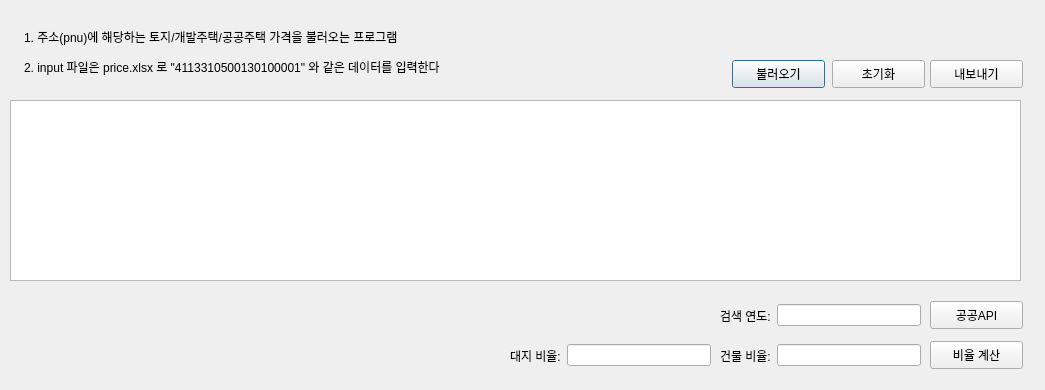
<?xml version="1.0" encoding="UTF-8"?>
<ui version="4.0">
 <class>Dialog</class>
 <widget class="QDialog" name="Dialog">
  <property name="geometry">
   <rect>
    <x>0</x>
    <y>0</y>
    <width>1045</width>
    <height>390</height>
   </rect>
  </property>
  <property name="windowTitle">
   <string>Dialog</string>
  </property>
  <widget class="QPushButton" name="pushButton">
   <property name="geometry">
    <rect>
     <x>732</x>
     <y>60</y>
     <width>93</width>
     <height>28</height>
    </rect>
   </property>
   <property name="text">
    <string>불러오기</string>
   </property>
  </widget>
  <widget class="QTableWidget" name="tableWidget">
   <property name="geometry">
    <rect>
     <x>10</x>
     <y>100</y>
     <width>1011</width>
     <height>181</height>
    </rect>
   </property>
  </widget>
  <widget class="QPushButton" name="pushButton_cal">
   <property name="geometry">
    <rect>
     <x>930</x>
     <y>301</y>
     <width>93</width>
     <height>28</height>
    </rect>
   </property>
   <property name="text">
    <string>공공API</string>
   </property>
  </widget>
  <widget class="QWidget" name="horizontalLayoutWidget">
   <property name="geometry">
    <rect>
     <x>510</x>
     <y>340</y>
     <width>201</width>
     <height>31</height>
    </rect>
   </property>
   <layout class="QHBoxLayout" name="horizontalLayout">
    <item>
     <widget class="QLabel" name="label">
      <property name="text">
       <string>대지 비율:</string>
      </property>
     </widget>
    </item>
    <item>
     <widget class="QLineEdit" name="lineEdit_land"/>
    </item>
   </layout>
  </widget>
  <widget class="QWidget" name="horizontalLayoutWidget_2">
   <property name="geometry">
    <rect>
     <x>720</x>
     <y>340</y>
     <width>201</width>
     <height>31</height>
    </rect>
   </property>
   <layout class="QHBoxLayout" name="horizontalLayout_2">
    <item>
     <widget class="QLabel" name="label_2">
      <property name="text">
       <string>건물 비율:</string>
      </property>
     </widget>
    </item>
    <item>
     <widget class="QLineEdit" name="lineEdit_building"/>
    </item>
   </layout>
  </widget>
  <widget class="QPushButton" name="pushButton_3">
   <property name="geometry">
    <rect>
     <x>832</x>
     <y>60</y>
     <width>93</width>
     <height>28</height>
    </rect>
   </property>
   <property name="text">
    <string>초기화</string>
   </property>
  </widget>
  <widget class="QWidget" name="horizontalLayoutWidget_4">
   <property name="geometry">
    <rect>
     <x>720</x>
     <y>300</y>
     <width>201</width>
     <height>31</height>
    </rect>
   </property>
   <layout class="QHBoxLayout" name="horizontalLayout_4">
    <item>
     <widget class="QLabel" name="label_3">
      <property name="text">
       <string>검색 연도:</string>
      </property>
     </widget>
    </item>
    <item>
     <widget class="QLineEdit" name="lineEdit_year"/>
    </item>
   </layout>
  </widget>
  <widget class="QPushButton" name="pushButton_4">
   <property name="geometry">
    <rect>
     <x>930</x>
     <y>60</y>
     <width>93</width>
     <height>28</height>
    </rect>
   </property>
   <property name="text">
    <string>내보내기</string>
   </property>
  </widget>
  <widget class="QPushButton" name="pushButton_cal_2">
   <property name="geometry">
    <rect>
     <x>930</x>
     <y>341</y>
     <width>93</width>
     <height>28</height>
    </rect>
   </property>
   <property name="text">
    <string>비율 계산</string>
   </property>
  </widget>
  <widget class="QLabel" name="label_4">
   <property name="geometry">
    <rect>
     <x>24</x>
     <y>26</y>
     <width>571</width>
     <height>21</height>
    </rect>
   </property>
   <property name="text">
    <string>1. 주소(pnu)에 해당하는 토지/개발주택/공공주택 가격을 불러오는 프로그램</string>
   </property>
  </widget>
  <widget class="QLabel" name="label_5">
   <property name="geometry">
    <rect>
     <x>24</x>
     <y>56</y>
     <width>571</width>
     <height>21</height>
    </rect>
   </property>
   <property name="text">
    <string>2. input 파일은 price.xlsx 로 &quot;4113310500130100001&quot; 와 같은 데이터를 입력한다</string>
   </property>
  </widget>
 </widget>
 <resources/>
 <connections/>
</ui>
